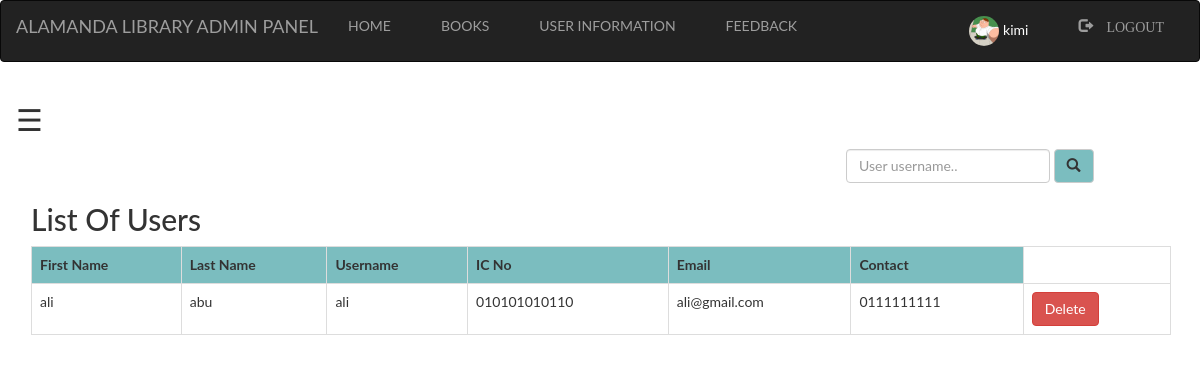
Page /admin/user.php (signed in) on the committed database.
### tables this page shows
CREATE TABLE `user` (
  `first` varchar(100) NOT NULL,
  `last` varchar(100) NOT NULL,
  `username` varchar(100) NOT NULL,
  `password` varchar(100) NOT NULL,
  `uic` varchar(100) NOT NULL,
  `email` varchar(100) NOT NULL,
  `contact` varchar(100) NOT NULL,
  `pic` varchar(100) NOT NULL
);

### admin/user.php (the view, shortened to what this page needs)
<?php
  include "navbar.php";
?>
<!DOCTYPE html>
<html>
<head>
</head>
<body>
<div id="main">
  <span style="font-size:30px;cursor:pointer" onclick="openNav()">&#9776;</span>
<div class="container">
    <div class="srch">
	<form class="navbar-form" method="post" name="form1">
			<input class="form-control" type="text" name="search" placeholder="User username.." required="">
			<button style="background-color: #6db6b9e6;" type="submit" name="submit" class="btn btn-default">
				<span class="glyphicon glyphicon-search"></span>
			</button>
	</form>
    </div>
    <h2>List Of Users</h2>
    <?php
    if (isset($_POST['submit'])) {
    } else {
        $res = mysqli_query($db, "SELECT first,last,username,uic,email,contact FROM `user`;");
        echo "<table class='table table-bordered table-hover' >";
        echo "<tr style='background-color: #6db6b9e6;'>";
        echo "<th>"; echo "First Name"; echo "</th>";
        echo "<th>"; echo "Last Name"; echo "</th>";
        echo "<th>"; echo "Username"; echo "</th>";
        echo "<th>"; echo "IC No"; echo "</th>";
        echo "<th>"; echo "Email"; echo "</th>";
        echo "<th>"; echo "Contact"; echo "</th>";
        echo "</tr>";
        while ($row = mysqli_fetch_assoc($res)) {
            echo "<tr>";
            echo "<td>"; echo $row['first']; echo "</td>";
            echo "<td>"; echo $row['last']; echo "</td>";
            echo "<td>"; echo $row['username']; echo "</td>";
            echo "<td>"; echo $row['uic']; echo "</td>";
            echo "<td>"; echo $row['email']; echo "</td>";
            echo "<td>"; echo $row['contact']; echo "</td>";
            echo "<td>";
			echo "<form method='post'>";
			echo "<button type='submit' name='submit2' class='btn btn-danger'>Delete</button>";
			echo "</form>";
			echo "</td>";
			echo "</tr>";
        }
        echo "</table>";
    }
                    ?>
</div>
</body>
</html>

### style.css (style rules this page uses)
html, body, div, span, object, iframe, h1, h2, h3, h4, h5, h6, p, blockquote, pre, abbr, address, cite, code, del, dfn, em, img, ins, kbd, q, samp, small, strong, sub, sup, var, b, i, dl, dt, dd, ol, ul, li, fieldset, form, label, legend, table, caption, tbody, tfoot, thead, tr, th, td, article, aside, canvas, details, figcaption, figure, footer, header, hgroup, menu, nav, section, summary, time, mark, audio, video { margin:0; padding:0; border:0; outline:0; font-size:100%; vertical-align:baseline; background:transparent; }
body { line-height:1; }
table { border-collapse:collapse; border-spacing:0; }
input, select { vertical-align:middle; }
input { height: 25px; width: 300px; }

### admin/user.php (style rules this page uses)
.srch { padding-left: 800px; }
body { font-family: "Lato", sans-serif; transition: background-color .5s; }
#main { transition: margin-left .5s; padding: 16px; }

### rows in the picture
user: first "ali", last "abu", username "ali", uic "010101010110", email "ali@gmail.com", contact "0111111111"

### other values in the picture
$_SESSION['login_user'] "kimi"
